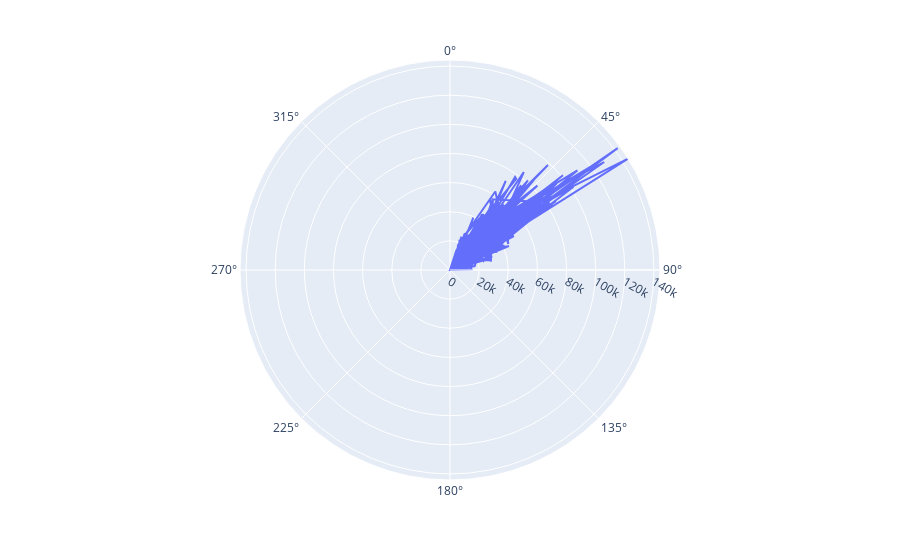

The code cell stored with this chart in its notebook:
### Code cell
fig = px.line_polar(demo_kmean, r='income', theta='age', line_close=True)
fig.show()

### Figure 1 — Plotly figure (JSON) as saved in the notebook; plotly's stock layout.template omitted (floating-point values rounded to 4 significant figures; data arrays with more than 128 entries replaced by an {"elided": "..."} marker saying what was removed)
{"data": [{"hovertemplate": "income=%{r}<br>age=%{theta}<extra></extra>", "legendgroup": "", "line": {"color": "#636efa", "dash": "solid"}, "marker": {"symbol": "circle"}, "mode": "lines", "name": "", "r": {"elided": "748 int values"}, "showlegend": false, "subplot": "polar", "theta": {"elided": "748 int values"}, "type": "scatterpolar"}], "layout": {"autosize": true, "legend": {"tracegroupgap": 0}, "margin": {"t": 60}, "polar": {"angularaxis": {"direction": "clockwise", "rotation": 90, "type": "linear"}, "domain": {"x": [0, 1], "y": [0, 1]}, "radialaxis": {"autorange": true, "range": [0, 144157], "type": "linear"}}}}
